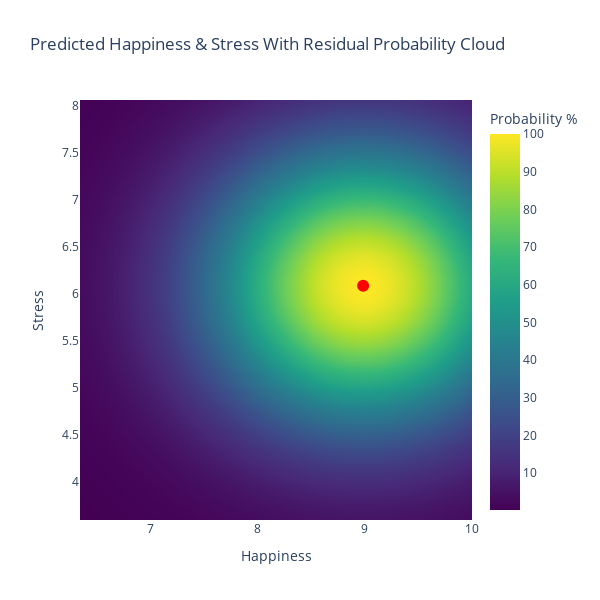

Notebook code for this chart:
### Code cell
# Visualization of prediction with brobability cloud
# AI used for visualisation enchancment

# --------------------------------------------
# 1. Prepare new_user (must add engineered features!)
# --------------------------------------------
new_user = pd.DataFrame([{
    "Age": 27,
    "Daily_Screen_Time(hrs)": 4.2,
    "Social_Media_Platform": "Instagram",
    "Exercise_Frequency(week)": 4,
    "Days_Without_Social_Media": 1,
    "Sleep_Quality(1-10)": 6
}])

# Add engineered features (since pipeline no longer does it)
new_user["Balance_Score"] = (
    (new_user["Exercise_Frequency(week)"] + 1) *
    (new_user["Days_Without_Social_Media"] + 1) /
    new_user["Daily_Screen_Time(hrs)"]
)

new_user["Screen_per_Exercise"] = (
    new_user["Daily_Screen_Time(hrs)"] /
    (new_user["Exercise_Frequency(week)"] + 1)
)

# Predict
prediction = final_pipeline.predict(new_user)
happiness_pred = prediction[0][0]
stress_pred = prediction[0][1]


# --------------------------------------------
# 2. Compute residuals on test set
# --------------------------------------------
# The test set X_test also have engineered features
X_test_fe = X_test.copy()

X_test_fe["Balance_Score"] = (
    (X_test_fe["Exercise_Frequency(week)"] + 1) *
    (X_test_fe["Days_Without_Social_Media"] + 1) /
    X_test_fe["Daily_Screen_Time(hrs)"]
)

X_test_fe["Screen_per_Exercise"] = (
    X_test_fe["Daily_Screen_Time(hrs)"] /
    (X_test_fe["Exercise_Frequency(week)"] + 1)
)

# Prediction on enhanced test set
y_test_pred = final_pipeline.predict(X_test_fe)

y_test_df = y_test.reset_index(drop=True)
y_test_pred_df = pd.DataFrame(y_test_pred, columns=y_test.columns)

residuals = y_test_df - y_test_pred_df

happiness_min = max(happiness_pred + residuals["Happiness_Index(1-10)"].min(), 0)
happiness_max = min(happiness_pred + residuals["Happiness_Index(1-10)"].max(), 10)
stress_min = max(stress_pred + residuals["Stress_Level(1-10)"].min(), 0)
stress_max = min(stress_pred + residuals["Stress_Level(1-10)"].max(), 10)


# --------------------------------------------
# 3. Create probability cloud grid
# --------------------------------------------
grid_size = 200
happiness_grid = np.linspace(happiness_min, happiness_max, grid_size)
stress_grid = np.linspace(stress_min, stress_max, grid_size)
H, S = np.meshgrid(happiness_grid, stress_grid)

happiness_std = residuals["Happiness_Index(1-10)"].std()
stress_std = residuals["Stress_Level(1-10)"].std()

Z = np.exp(
    -(((H - happiness_pred)**2)/(2 * happiness_std**2) +
      ((S - stress_pred)**2)/(2 * stress_std**2))
)

Z_percent = (Z / Z.max()) * 100


# --------------------------------------------
# 4. Plot heatmap with Plotly
# --------------------------------------------
fig = go.Figure()

fig.add_trace(go.Heatmap(
    z=Z_percent,
    x=happiness_grid,
    y=stress_grid,
    colorscale='Viridis',
    colorbar=dict(title='Probability %'),
    zsmooth='best'
))

fig.add_trace(go.Scatter(
    x=[happiness_pred],
    y=[stress_pred],
    mode='markers',
    marker=dict(color='red', size=12),
    name='Predicted Value'
))

fig.update_layout(
    title='Predicted Happiness & Stress With Residual Probability Cloud',
    xaxis_title='Happiness',
    yaxis_title='Stress',
    xaxis=dict(range=[happiness_min, happiness_max]),
    yaxis=dict(range=[stress_min, stress_max]),
    width=600,
    height=600
)

fig.show()

### Figure 1 — Plotly figure (JSON) as saved in the notebook; plotly's stock layout.template omitted (floating-point values rounded to 4 significant figures; data arrays with more than 128 entries replaced by an {"elided": "..."} marker saying what was removed)
{"data": [{"colorbar": {"title": {"text": "Probability %"}}, "colorscale": [[0, "#440154"], [0.1111, "#482878"], [0.2222, "#3e4989"], [0.3333, "#31688e"], [0.4444, "#26828e"], [0.5556, "#1f9e89"], [0.6667, "#35b779"], [0.7778, "#6ece58"], [0.8889, "#b5de2b"], [1, "#fde725"]], "type": "heatmap", "x": {"elided": "200 float values"}, "y": {"elided": "200 float values"}, "z": {"elided": "200x200 float values"}, "zsmooth": "best"}, {"marker": {"color": "red", "size": 12}, "mode": "markers", "name": "Predicted Value", "type": "scatter", "x": [8.986], "y": [6.088]}], "layout": {"height": 600, "title": {"text": "Predicted Happiness & Stress With Residual Probability Cloud"}, "width": 600, "xaxis": {"range": [6.348, 10], "title": {"text": "Happiness"}}, "yaxis": {"range": [3.595, 8.063], "title": {"text": "Stress"}}}}
